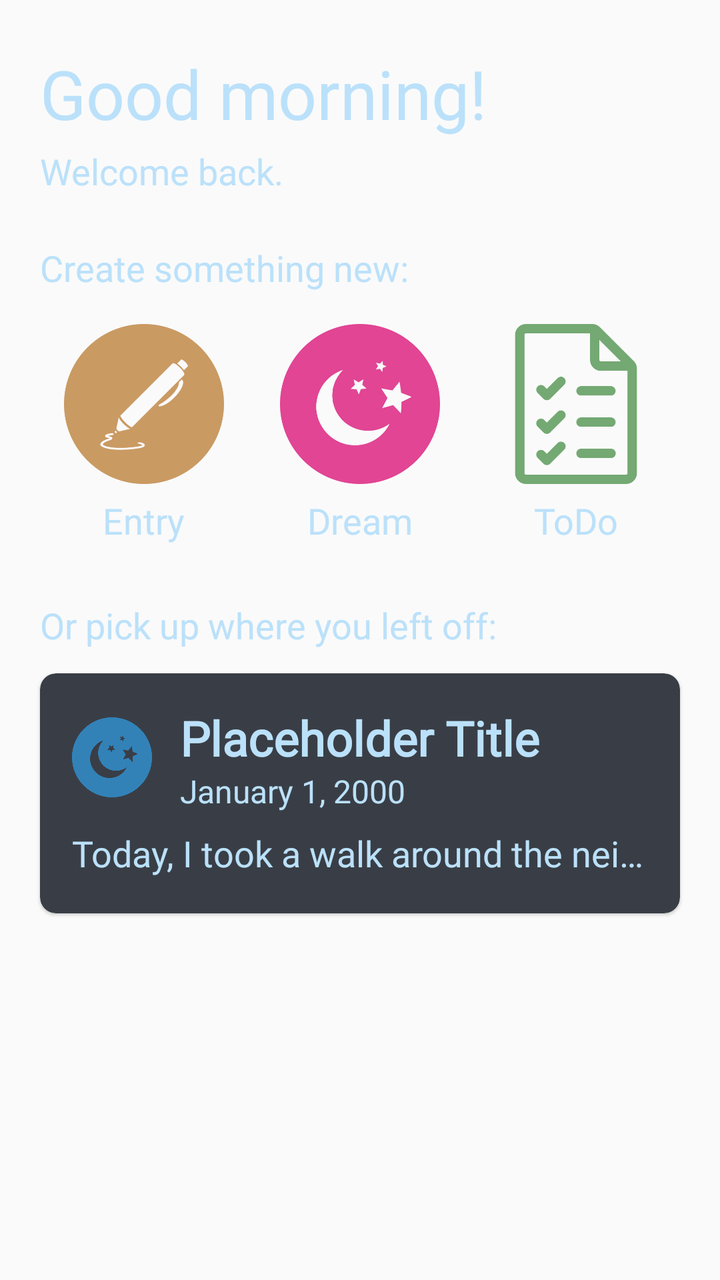
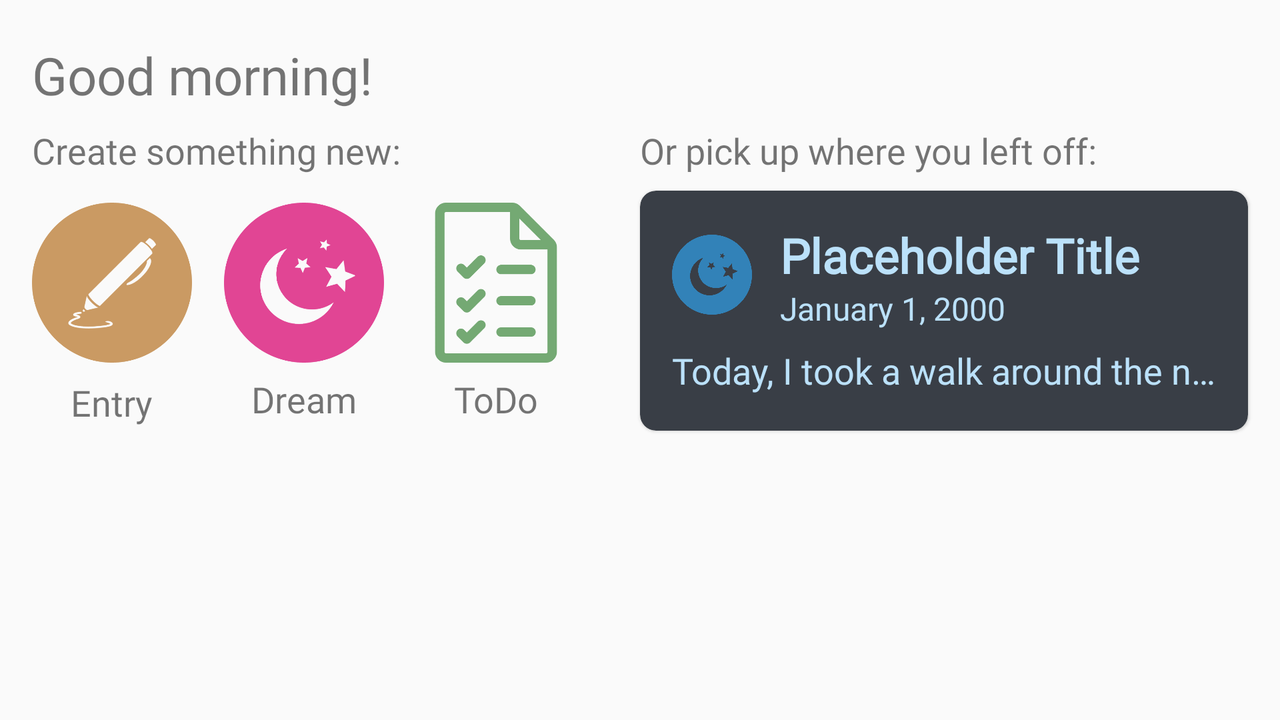

One screen, two layout resources from the same app: the default and the repository's alternative for another configuration. Each is rendered where Android would select it; the XML of both is given below.
<!-- AndroidManifest.xml: application theme AppTheme.NoActionBar -->
<!-- res/layout/fragment_home.xml -->
<?xml version="1.0" encoding="utf-8"?>
<androidx.constraintlayout.widget.ConstraintLayout xmlns:android="http://schemas.android.com/apk/res/android"
    xmlns:app="http://schemas.android.com/apk/res-auto"
    android:layout_width="match_parent"
    android:layout_height="match_parent">

    <TextView
        android:id="@+id/textGreeting"
        android:layout_width="wrap_content"
        android:layout_height="wrap_content"
        android:layout_marginStart="20dp"
        android:layout_marginTop="24dp"
        android:fontFamily="@font/solway_regular"
        android:text="@string/text_default_greeting"
        android:textSize="34sp"
        android:textColor="#bbe1fa"
        app:layout_constraintStart_toStartOf="parent"
        app:layout_constraintTop_toTopOf="parent" />

    <TextView
        android:id="@+id/textWelcome"
        android:layout_width="wrap_content"
        android:layout_height="wrap_content"
        android:layout_marginStart="20dp"
        android:layout_marginTop="4dp"
        android:fontFamily="@font/solway_regular"
        android:text="@string/text_default_welcome"
        android:textSize="18sp"
        android:textColor="#bbe1fa"
        app:layout_constraintStart_toStartOf="parent"
        app:layout_constraintTop_toBottomOf="@+id/textGreeting" />

    <TextView
        android:id="@+id/textCreate"
        android:layout_width="wrap_content"
        android:layout_height="wrap_content"
        android:layout_marginStart="20dp"
        android:layout_marginTop="24dp"
        android:fontFamily="@font/solway_regular"
        android:text="@string/text_create_something_new"
        android:textSize="18sp"
        android:textColor="#bbe1fa"
        app:layout_constraintStart_toStartOf="parent"
        app:layout_constraintTop_toBottomOf="@+id/textWelcome" />

    <TextView
        android:id="@+id/textPickUp"
        android:layout_width="wrap_content"
        android:layout_height="wrap_content"
        android:layout_marginStart="20dp"
        android:layout_marginTop="28dp"
        android:fontFamily="@font/solway_regular"
        android:text="@string/text_pick_up_left_off"
        android:textSize="18sp"
        android:textColor="#bbe1fa"
        app:layout_constraintStart_toStartOf="parent"
        app:layout_constraintTop_toBottomOf="@+id/textEntry" />

    <Button
        android:id="@+id/buttonDream"
        style="@style/ButtonHomeMenu"
        android:layout_width="@dimen/home_button_size"
        android:layout_height="@dimen/home_button_size"
        android:layout_marginStart="8dp"
        android:layout_marginEnd="8dp"
        android:background="@drawable/dream_circle"
        android:backgroundTint="@color/colorDream"
        android:textAllCaps="false"
        app:layout_constraintBottom_toBottomOf="@+id/buttonEntry"
        app:layout_constraintEnd_toStartOf="@+id/buttonToDo"
        app:layout_constraintStart_toEndOf="@+id/buttonEntry"
        app:layout_constraintTop_toTopOf="@+id/buttonEntry" />

    <Button
        android:id="@+id/buttonToDo"
        style="@style/ButtonHomeMenu"
        android:layout_width="@dimen/home_button_size"
        android:layout_height="@dimen/home_button_size"
        android:layout_marginStart="8dp"
        android:layout_marginEnd="20dp"
        android:background="@drawable/todo_circle"
        android:backgroundTint="@color/colorToDo"
        android:textAllCaps="false"
        app:layout_constraintBottom_toBottomOf="@+id/buttonEntry"
        app:layout_constraintEnd_toEndOf="parent"
        app:layout_constraintStart_toEndOf="@+id/buttonDream"
        app:layout_constraintTop_toTopOf="@+id/buttonDream" />

    <Button
        android:id="@+id/buttonEntry"
        style="@style/ButtonHomeMenu"
        android:layout_width="@dimen/home_button_size"
        android:layout_height="@dimen/home_button_size"
        android:layout_marginStart="20dp"
        android:layout_marginTop="16dp"
        android:layout_marginEnd="8dp"
        android:background="@drawable/entry_circle"
        android:backgroundTint="@color/colorEntry"
        android:paddingTop="16dp"
        android:paddingBottom="16dp"
        android:textAllCaps="false"
        app:layout_constraintEnd_toStartOf="@+id/buttonDream"
        app:layout_constraintStart_toStartOf="parent"
        app:layout_constraintTop_toBottomOf="@+id/textCreate" />

    <include
        android:id="@+id/card_home"
        layout="@layout/card_note"
        android:layout_width="0dp"
        android:layout_height="@dimen/journal_card_height"
        android:layout_marginStart="20dp"
        android:layout_marginTop="12dp"
        android:layout_marginEnd="20dp"
        android:layout_marginBottom="8dp"
        android:background="?attr/selectableItemBackground"
        android:foreground="?android:selectableItemBackgroundBorderless"
        app:layout_constraintBottom_toBottomOf="parent"
        app:layout_constraintEnd_toEndOf="parent"
        app:layout_constraintStart_toStartOf="parent"
        app:layout_constraintTop_toBottomOf="@+id/textPickUp"
        app:layout_constraintVertical_bias="0.0" />

    <TextView
        android:id="@+id/textEntry"
        android:layout_width="wrap_content"
        android:layout_height="wrap_content"
        android:layout_marginTop="6dp"
        android:fontFamily="@font/dosis_regular"
        android:text="@string/entry"
        android:textSize="18sp"
        android:textColor="#bbe1fa"
        app:layout_constraintEnd_toEndOf="@+id/buttonEntry"
        app:layout_constraintStart_toStartOf="@+id/buttonEntry"
        app:layout_constraintTop_toBottomOf="@+id/buttonEntry" />

    <TextView
        android:id="@+id/textDream"
        android:layout_width="wrap_content"
        android:layout_height="wrap_content"
        android:layout_marginTop="6dp"
        android:fontFamily="@font/dosis_regular"
        android:text="@string/dream"
        android:textSize="18sp"
        android:textColor="#bbe1fa"
        app:layout_constraintEnd_toEndOf="@+id/buttonDream"
        app:layout_constraintStart_toStartOf="@+id/buttonDream"
        app:layout_constraintTop_toBottomOf="@+id/buttonDream" />

    <TextView
        android:id="@+id/textToDo"
        android:layout_width="wrap_content"
        android:layout_height="wrap_content"
        android:layout_marginTop="6dp"
        android:fontFamily="@font/dosis_regular"
        android:text="@string/ToDo"
        android:textSize="18sp"
        android:textColor="#bbe1fa"
        app:layout_constraintEnd_toEndOf="@+id/buttonToDo"
        app:layout_constraintStart_toStartOf="@+id/buttonToDo"
        app:layout_constraintTop_toBottomOf="@+id/buttonToDo" />

</androidx.constraintlayout.widget.ConstraintLayout>
<!-- res/layout/card_note.xml (included above) -->
<?xml version="1.0" encoding="utf-8"?>
<androidx.cardview.widget.CardView xmlns:android="http://schemas.android.com/apk/res/android"
    xmlns:app="http://schemas.android.com/apk/res-auto"
    android:layout_width="match_parent"
    android:layout_height="@dimen/journal_card_height"
    android:layout_marginStart="8dp"
    android:layout_marginTop="4dp"
    android:layout_marginEnd="8dp"
    android:layout_marginBottom="4dp"
    android:foreground="?android:selectableItemBackgroundBorderless"
    app:cardCornerRadius="8dp"
    app:cardElevation="1dp"
    app:cardBackgroundColor="#393e46"
    app:contentPadding="0dp">

    <ImageView
        android:id="@+id/noteTypeImg"
        android:layout_width="40dp"
        android:layout_height="40dp"
        android:layout_gravity="top|start"
        android:layout_marginStart="16dp"
        android:layout_marginTop="22dp"
        android:tint="#3282b8"
        app:srcCompat="@drawable/dream_circle"
        android:contentDescription="@string/card_img_description" />

    <TextView
        android:id="@+id/noteTitle"
        android:layout_width="wrap_content"
        android:layout_height="wrap_content"
        android:layout_gravity="top|start"
        android:layout_marginStart="70dp"
        android:layout_marginTop="16dp"
        android:fontFamily="@font/zillaslab_regular"
        android:maxHeight="32sp"
        android:textColor="#bbe1fa"
        android:text="@string/card_placeholder_title"
        android:textSize="24sp"
        android:textStyle="bold" />

    <TextView
        android:id="@+id/noteDate"
        android:layout_width="wrap_content"
        android:layout_height="wrap_content"
        android:layout_gravity="top"
        android:layout_marginStart="70dp"
        android:layout_marginTop="48dp"
        android:layout_marginEnd="16dp"
        android:layout_marginBottom="16dp"
        android:textColor="#bbe1fa"
        android:fontFamily="@font/zillaslab_regular"
        android:text="@string/card_placeholder_date"
        android:textSize="16sp" />

    <TextView
        android:id="@+id/noteContentPreview"
        android:layout_height="wrap_content"
        android:layout_gravity="bottom"
        android:layout_marginLeft="16dp"
        android:layout_marginRight="16dp"
        android:layout_marginBottom="18dp"
        android:fontFamily="@font/dosis_regular"
        android:gravity="top"
        android:textColor="#bbe1fa"
        android:maxHeight="24sp"
        android:singleLine="true"
        android:layout_width="wrap_content"
        android:text="@string/card_placeholder_content"
        android:textSize="18sp" />

</androidx.cardview.widget.CardView>
<!-- resources referenced by this layout -->
<resources>
  <color name="colorDream">#e14594</color>
  <color name="colorEntry">#ca9a63</color>
  <color name="colorToDo">#74a973</color>
  <dimen name="home_button_size">80dp</dimen>
  <dimen name="journal_card_height">120dp</dimen>
  <!-- drawable dream_circle: png bitmap (drawable-nodpi, 17245 bytes) -->
  <!-- drawable entry_circle: png bitmap (drawable-nodpi, 18838 bytes) -->
  <!-- drawable todo_circle: png bitmap (drawable-nodpi, 6304 bytes) -->
  <string name="ToDo">ToDo</string>
  <string name="card_img_description">Note type</string>
  <string name="card_placeholder_content">Today, I took a walk around the neighbourhood.</string>
  <string name="card_placeholder_date">January 1, 2000</string>
  <string name="card_placeholder_title">Placeholder Title</string>
  <string name="dream">Dream</string>
  <string name="entry">Entry</string>
  <string name="text_create_something_new">Create something new:</string>
  <string name="text_default_greeting">Good morning!</string>
  <string name="text_default_welcome">Welcome back.</string>
  <string name="text_pick_up_left_off">Or pick up where you left off:</string>
  <style name="ButtonHomeMenu" parent="Widget.AppCompat.Button.Borderless">
          <item name="android:background">#aaaaaa</item>
          <item name="android:fontFamily">@font/dosis_regular</item>
          <item name="android:lineSpacingExtra">4dp</item>
          <item name="android:padding">16dp</item>
          <item name="android:textColor">@color/colorHomeMenuText</item>
          <item name="android:textSize">20sp</item>
      </style>
  <style name="AppTheme.NoActionBar" parent="Theme.AppCompat.Light.NoActionBar">
          <item name="colorPrimary">@color/colorPrimary</item>
          <item name="colorPrimaryDark">@color/colorPrimaryDark</item>
          <item name="colorAccent">@color/colorAccent</item>
      </style>
  <color name="colorHomeMenuText">#eeeeee</color>
  <color name="colorPrimary">#121212</color>
  <color name="colorPrimaryDark">#121212</color>
  <color name="colorAccent">#21e6c1</color>
</resources>
<!-- res/layout-land/fragment_home.xml (the repository's variant of the layout above) -->
<!-- drawn on the phone turned sideways -->
<?xml version="1.0" encoding="utf-8"?>
<androidx.constraintlayout.widget.ConstraintLayout xmlns:android="http://schemas.android.com/apk/res/android"
    xmlns:app="http://schemas.android.com/apk/res-auto"
    android:layout_width="match_parent"
    android:layout_height="match_parent">

    <TextView
        android:id="@+id/textGreeting"
        android:layout_width="wrap_content"
        android:layout_height="wrap_content"
        android:layout_marginStart="16dp"
        android:layout_marginTop="20dp"
        android:fontFamily="@font/solway_regular"
        android:text="@string/text_default_greeting"
        android:textSize="26sp"
        app:layout_constraintStart_toStartOf="parent"
        app:layout_constraintTop_toTopOf="parent" />

    <TextView
        android:id="@+id/textCreate"
        android:layout_width="wrap_content"
        android:layout_height="wrap_content"
        android:layout_marginStart="16dp"
        android:layout_marginTop="8dp"
        android:fontFamily="@font/solway_regular"
        android:text="@string/text_create_something_new"
        android:textSize="18sp"
        app:layout_constraintStart_toStartOf="parent"
        app:layout_constraintTop_toBottomOf="@+id/textGreeting" />

    <TextView
        android:id="@+id/textPickUp"
        android:layout_width="wrap_content"
        android:layout_height="wrap_content"
        android:fontFamily="@font/solway_regular"
        android:text="@string/text_pick_up_left_off"
        android:textSize="18sp"
        app:layout_constraintStart_toStartOf="@+id/card_home"
        app:layout_constraintTop_toTopOf="@+id/textCreate" />

    <Button
        android:id="@+id/buttonEntry"
        style="@style/ButtonHomeMenu"
        android:layout_width="@dimen/home_button_size"
        android:layout_height="@dimen/home_button_size"
        android:layout_marginStart="16dp"
        android:layout_marginTop="12dp"
        android:background="@drawable/entry_circle"
        android:backgroundTint="@color/colorEntry"
        android:paddingTop="16dp"
        android:paddingBottom="16dp"
        android:textAllCaps="false"
        app:layout_constraintBottom_toTopOf="@+id/textEntry"
        app:layout_constraintStart_toStartOf="parent"
        app:layout_constraintTop_toBottomOf="@+id/textCreate" />

    <Button
        android:id="@+id/buttonDream"
        style="@style/ButtonHomeMenu"
        android:layout_width="@dimen/home_button_size"
        android:layout_height="@dimen/home_button_size"
        android:layout_marginStart="16dp"
        android:background="@drawable/dream_circle"
        android:backgroundTint="@color/colorDream"
        android:textAllCaps="false"
        app:layout_constraintStart_toEndOf="@+id/buttonEntry"
        app:layout_constraintTop_toTopOf="@+id/buttonEntry" />

    <Button
        android:id="@+id/buttonToDo"
        style="@style/ButtonHomeMenu"
        android:layout_width="@dimen/home_button_size"
        android:layout_height="@dimen/home_button_size"
        android:layout_marginStart="16dp"
        android:background="@drawable/todo_circle"
        android:backgroundTint="@color/colorToDo"
        android:textAllCaps="false"
        app:layout_constraintStart_toEndOf="@+id/buttonDream"
        app:layout_constraintTop_toTopOf="@+id/buttonEntry" />

    <TextView
        android:id="@+id/textEntry"
        android:layout_width="wrap_content"
        android:layout_height="wrap_content"
        android:layout_marginTop="6dp"
        android:fontFamily="@font/dosis_regular"
        android:text="@string/entry"
        android:textSize="18sp"
        app:layout_constraintBottom_toBottomOf="@+id/card_home"
        app:layout_constraintEnd_toEndOf="@+id/buttonEntry"
        app:layout_constraintStart_toStartOf="@+id/buttonEntry"
        app:layout_constraintTop_toBottomOf="@+id/buttonEntry" />

    <TextView
        android:id="@+id/textDream"
        android:layout_width="wrap_content"
        android:layout_height="wrap_content"
        android:layout_marginTop="6dp"
        android:fontFamily="@font/dosis_regular"
        android:text="@string/dream"
        android:textSize="18sp"
        app:layout_constraintEnd_toEndOf="@+id/buttonDream"
        app:layout_constraintStart_toStartOf="@+id/buttonDream"
        app:layout_constraintTop_toBottomOf="@+id/buttonDream" />

    <TextView
        android:id="@+id/textToDo"
        android:layout_width="wrap_content"
        android:layout_height="wrap_content"
        android:layout_marginTop="6dp"
        android:fontFamily="@font/dosis_regular"
        android:text="@string/ToDo"
        android:textSize="18sp"
        app:layout_constraintEnd_toEndOf="@+id/buttonToDo"
        app:layout_constraintStart_toStartOf="@+id/buttonToDo"
        app:layout_constraintTop_toBottomOf="@+id/buttonToDo" />

    <include
        android:id="@+id/card_home"
        layout="@layout/card_note"
        android:layout_width="0dp"
        android:layout_height="@dimen/journal_card_height"
        android:layout_marginStart="32dp"
        android:layout_marginTop="8dp"
        android:layout_marginEnd="16dp"
        android:background="?attr/selectableItemBackground"
        android:foreground="?android:selectableItemBackgroundBorderless"
        app:layout_constraintEnd_toEndOf="parent"
        app:layout_constraintHorizontal_bias="1.0"
        app:layout_constraintStart_toEndOf="@+id/buttonToDo"
        app:layout_constraintTop_toBottomOf="@+id/textPickUp" />

</androidx.constraintlayout.widget.ConstraintLayout>
<!-- resources referenced by the variant -->
<!-- as the phone turned sideways resolves them -->
<resources>
  <color name="colorDream">#e14594</color>
  <color name="colorEntry">#ca9a63</color>
  <color name="colorToDo">#74a973</color>
  <dimen name="home_button_size">80dp</dimen>
  <dimen name="journal_card_height">120dp</dimen>
  <!-- drawable dream_circle: png bitmap (drawable-nodpi, 17245 bytes) -->
  <!-- drawable entry_circle: png bitmap (drawable-nodpi, 18838 bytes) -->
  <!-- drawable todo_circle: png bitmap (drawable-nodpi, 6304 bytes) -->
  <string name="ToDo">ToDo</string>
  <string name="card_img_description">Note type</string>
  <string name="card_placeholder_content">Today, I took a walk around the neighbourhood.</string>
  <string name="card_placeholder_date">January 1, 2000</string>
  <string name="card_placeholder_title">Placeholder Title</string>
  <string name="dream">Dream</string>
  <string name="entry">Entry</string>
  <string name="text_create_something_new">Create something new:</string>
  <string name="text_default_greeting">Good morning!</string>
  <string name="text_pick_up_left_off">Or pick up where you left off:</string>
  <style name="ButtonHomeMenu" parent="Widget.AppCompat.Button.Borderless">
          <item name="android:background">#aaaaaa</item>
          <item name="android:fontFamily">@font/dosis_regular</item>
          <item name="android:lineSpacingExtra">4dp</item>
          <item name="android:padding">16dp</item>
          <item name="android:textColor">@color/colorHomeMenuText</item>
          <item name="android:textSize">20sp</item>
      </style>
  <style name="AppTheme.NoActionBar" parent="Theme.AppCompat.Light.NoActionBar">
          <item name="colorPrimary">@color/colorPrimary</item>
          <item name="colorPrimaryDark">@color/colorPrimaryDark</item>
          <item name="colorAccent">@color/colorAccent</item>
      </style>
  <color name="colorHomeMenuText">#eeeeee</color>
  <color name="colorPrimary">#121212</color>
  <color name="colorPrimaryDark">#121212</color>
  <color name="colorAccent">#21e6c1</color>
</resources>
